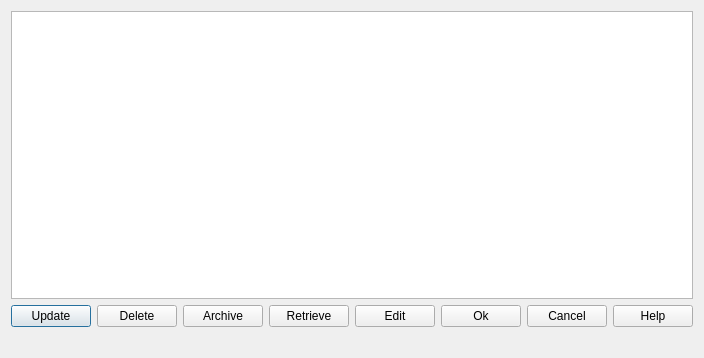
<?xml version="1.0" encoding="UTF-8"?>
<ui version="4.0">
 <class>LibManage</class>
 <widget class="QDialog" name="LibManage">
  <property name="geometry">
   <rect>
    <x>0</x>
    <y>0</y>
    <width>622</width>
    <height>358</height>
   </rect>
  </property>
  <property name="windowTitle">
   <string>Dialog</string>
  </property>
  <layout class="QGridLayout" name="gridLayout">
   <item row="0" column="0">
    <widget class="QTreeView" name="treeView"/>
   </item>
   <item row="1" column="0">
    <layout class="QHBoxLayout" name="horizontalLayout">
     <item>
      <spacer name="horizontalSpacer">
       <property name="orientation">
        <enum>Qt::Horizontal</enum>
       </property>
       <property name="sizeHint" stdset="0">
        <size>
         <width>40</width>
         <height>20</height>
        </size>
       </property>
      </spacer>
     </item>
     <item>
      <widget class="QPushButton" name="pushButton_Update">
       <property name="text">
        <string>Update</string>
       </property>
      </widget>
     </item>
     <item>
      <widget class="QPushButton" name="pushButton_Delete">
       <property name="text">
        <string>Delete</string>
       </property>
      </widget>
     </item>
     <item>
      <widget class="QPushButton" name="pushButton_Archive">
       <property name="text">
        <string>Archive</string>
       </property>
      </widget>
     </item>
     <item>
      <widget class="QPushButton" name="pushButton_Retrieve">
       <property name="text">
        <string>Retrieve</string>
       </property>
      </widget>
     </item>
     <item>
      <widget class="QPushButton" name="pushButton_Edit">
       <property name="text">
        <string>Edit</string>
       </property>
      </widget>
     </item>
     <item>
      <widget class="QPushButton" name="pushButton_Ok">
       <property name="text">
        <string>Ok</string>
       </property>
      </widget>
     </item>
     <item>
      <widget class="QPushButton" name="pushButton_Cancel">
       <property name="text">
        <string>Cancel</string>
       </property>
      </widget>
     </item>
     <item>
      <widget class="QPushButton" name="pushButton_Help">
       <property name="text">
        <string>Help</string>
       </property>
      </widget>
     </item>
    </layout>
   </item>
   <item row="2" column="0">
    <widget class="QLabel" name="label">
     <property name="text">
      <string/>
     </property>
    </widget>
   </item>
  </layout>
 </widget>
 <resources/>
 <connections/>
</ui>
